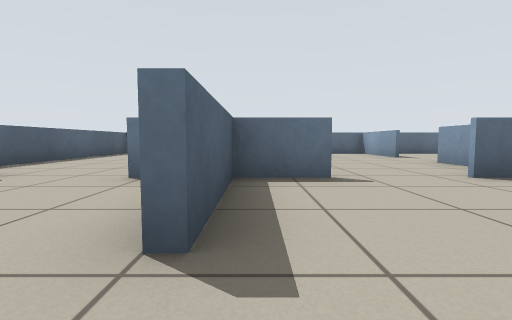
View 1 (above)

24 first-person views from a walk through a world built for the Player/Stage simulator. The camera is 0.5 m above the floor, tilts 4° down and sees 85° across. The lines on the ground mark 1 m squares. The floor is counted in squares, 1 m on a side. Each view is taken from the middle of a square. On the plan, view 1 faces up. The plan holds only what a view shows up to about 9 squares ahead; the rest is blank. The robots in the file are not drawn.

View 2
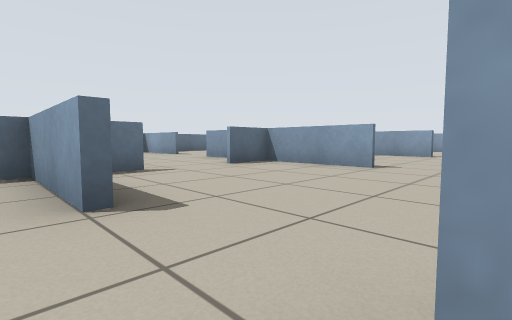

View 3
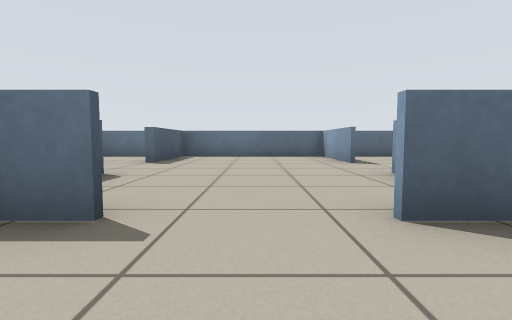

View 4
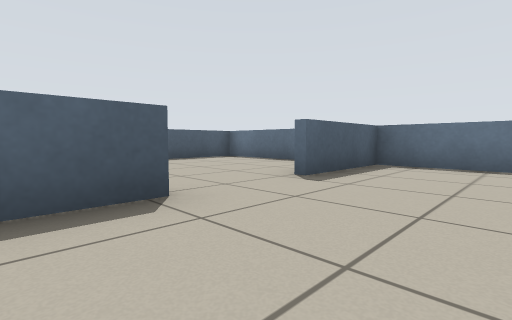

View 5
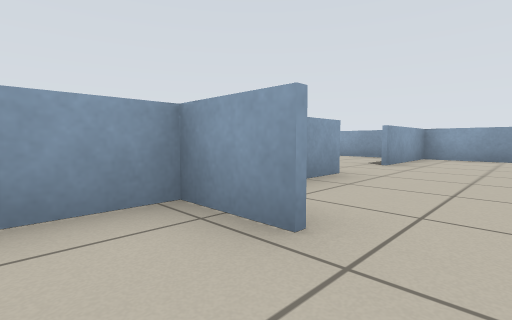

View 6
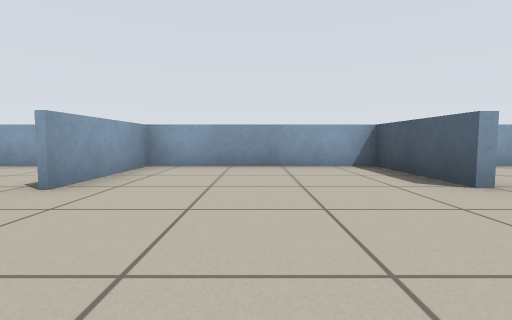

View 7
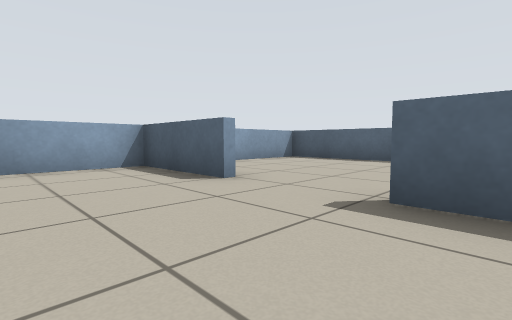

View 8
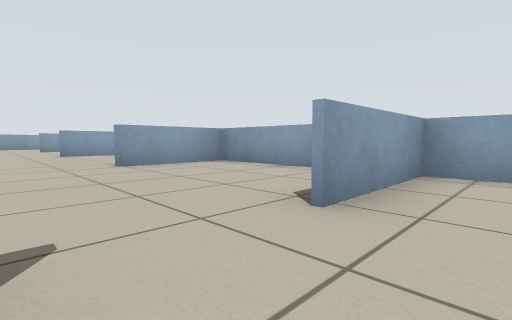

View 9
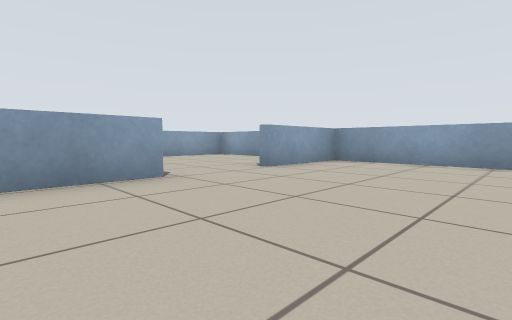

View 10
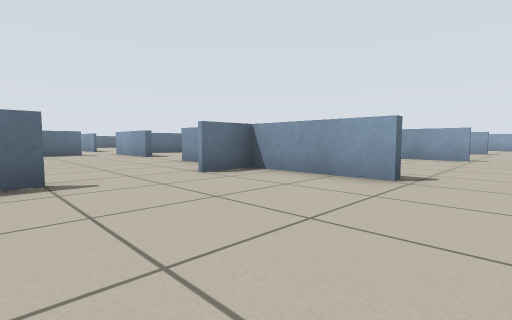

View 11
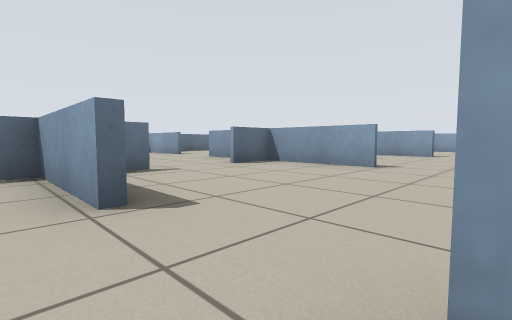

View 12
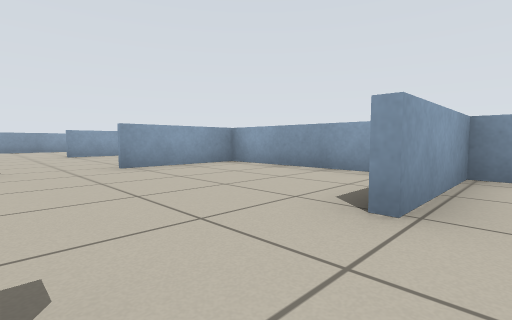

View 13
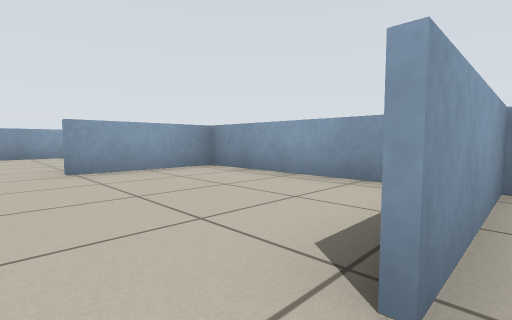

View 14
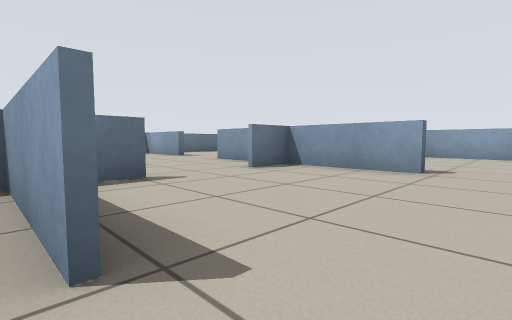

View 15
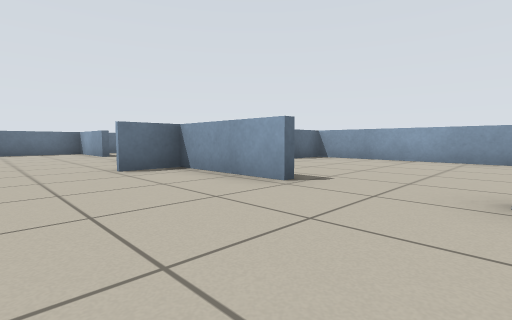

View 16
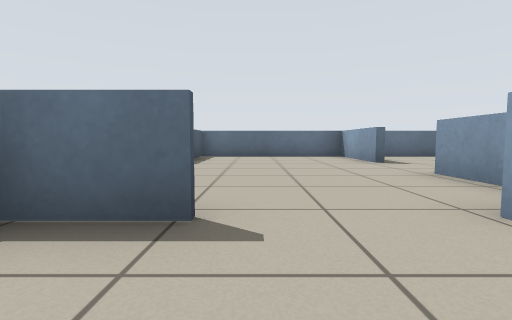

View 17
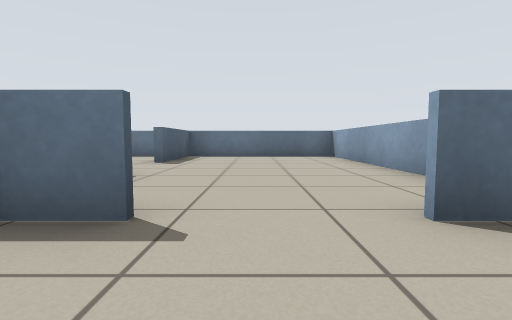

View 18
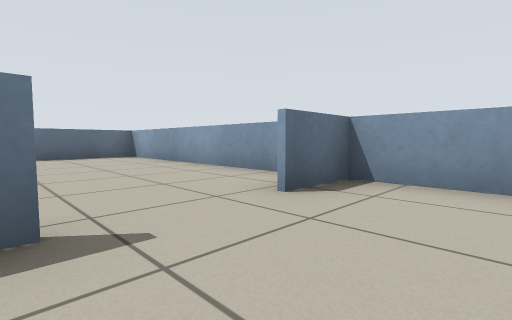

View 19
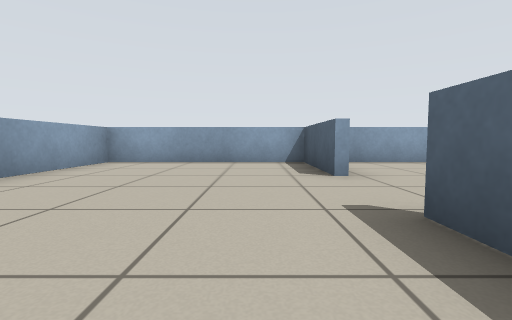

View 20
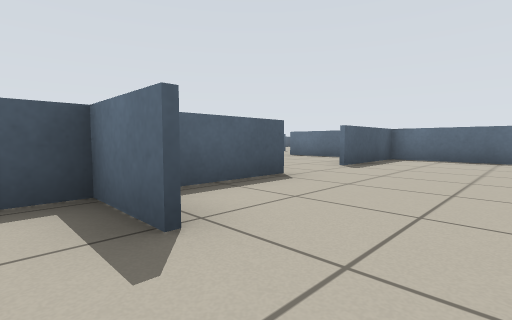

View 21
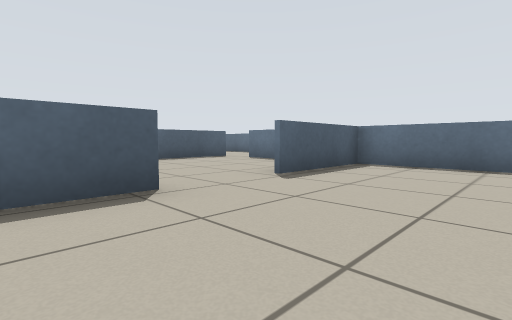

View 22
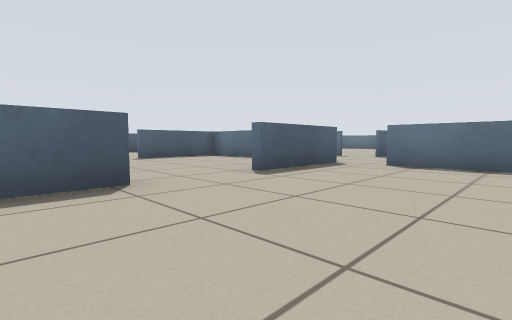

View 23
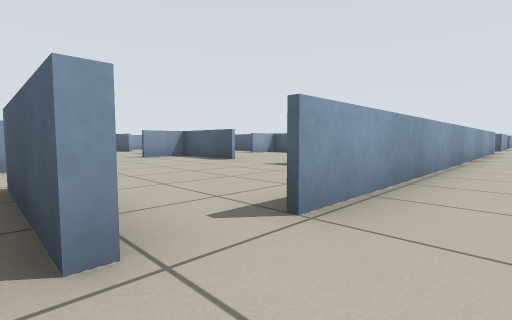

View 24
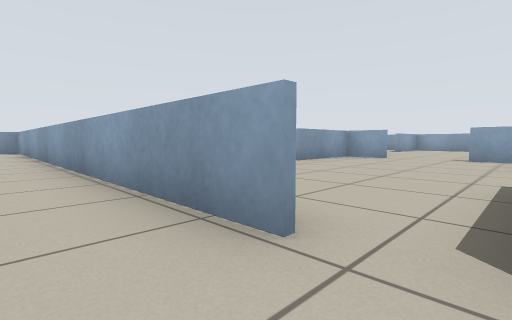

### Floor plan
Key: @ floor where view 1 was taken; x gap in a wall; . floor; = window, fence, low wall or low ledge.
Columns run from 5 left of view 1 to 23 right of it. Each row starts with its distance up from view 1.
 14              .=
 13              ..
 12      ...................
 11 =============.=x============
 10 =....=...=....=...=....=....=
  9 =....=...=....=...=....=....=
  8 =........=........=.........=
  7 =...........................=
  6 =....=...=....=...=....=....=
  5 x....=...=....=...=....=....=
  4   ..===.===..===.===..===.===
  3   ...=...=....=...=....=....=
  2    ..=...=....=...=....=....=
  1    ..=...=....=...=....=....=
  0 =....@......................=
 -1 =....=...=....=...=....=....=
 -2 =....=...=....=...=....=....=
 -3 =... =...=....=...=....=....=
 -4  ==  =======================

Where each view was taken, in squares from view 1:
view 1: 0 up, 0 right, facing up
view 2: 1 down, 1 left, facing up-right
view 3: 2 up, 2 right, facing up
view 4: 5 up, 2 right, facing up-left
view 5: 5 up, 2 right, facing down-right
view 6: 2 up, 2 right, facing down
view 7: 2 up, 2 right, facing down-left
view 8: 1 up, 3 right, facing down-right
view 9: 3 up, 5 right, facing down-right
view 10: 0 up, 5 right, facing up-right
view 11: 1 down, 8 right, facing up-right
view 12: 1 up, 8 right, facing down-right
view 13: 0 up, 13 right, facing down-right
view 14: 0 up, 13 right, facing up-right
view 15: 1 down, 15 right, facing up-right
view 16: 2 up, 15 right, facing up
view 17: 2 up, 20 right, facing up
view 18: 2 up, 19 right, facing up-right
view 19: 3 up, 19 right, facing down
view 20: 3 up, 16 right, facing up-left
view 21: 5 up, 16 right, facing up-left
view 22: 5 up, 12 right, facing up-left
view 23: 12 up, 9 right, facing down-left
view 24: 12 up, 9 right, facing down-right
